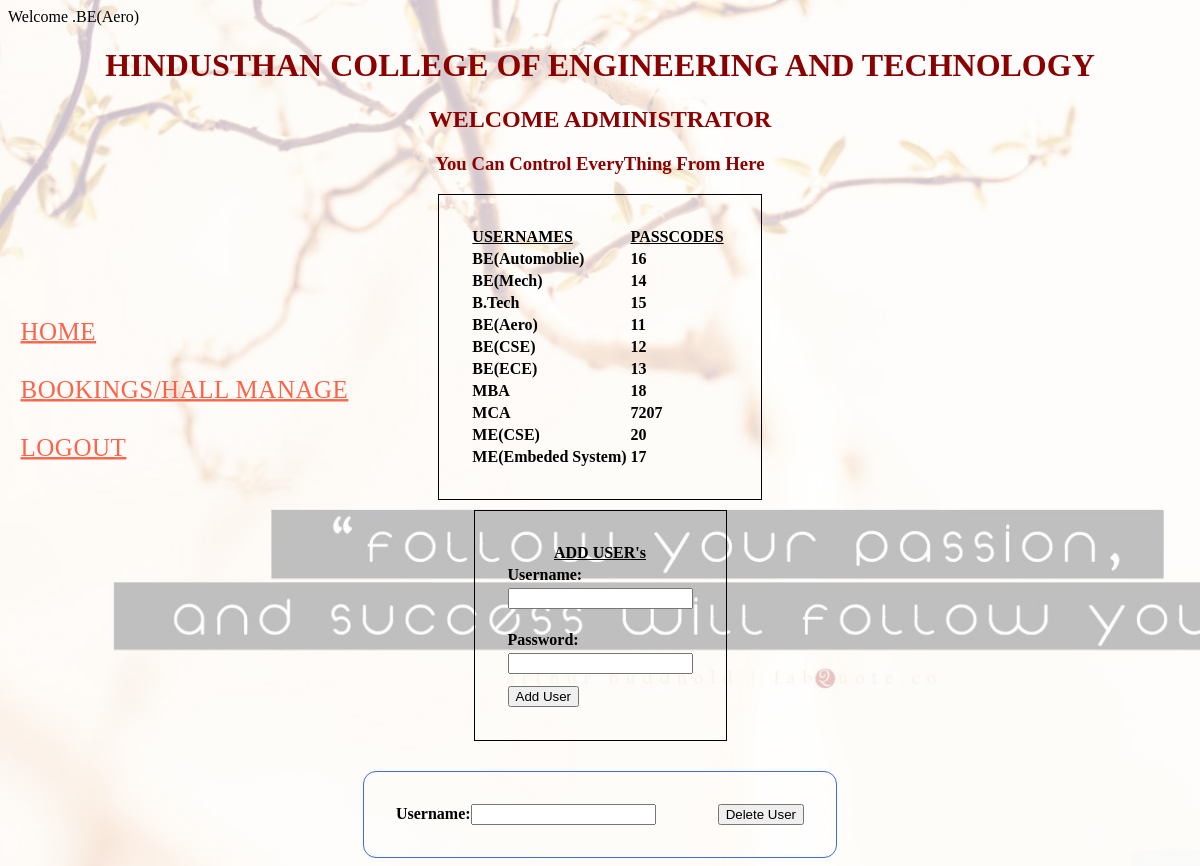
The app's page /signup.php (signed in) with its own data.
### tables this page shows
CREATE TABLE `log` (
  `username` tinytext NOT NULL,
  `password` tinytext NOT NULL,
  `passcode` decimal(5,0) NOT NULL
);

### signup.php (the view, shortened to what this page needs)
<?
$usern=$_SESSION['userlogin'];
if(!$usern):
    header ('Location:adlog.php');
else:
    echo "Welcome .$usern ";
endif;
?><!DOCTYPE html>
<html>
    <head>
    <font name="Times New Roman" color="darkred">
    <h1><center>  HINDUSTHAN COLLEGE OF ENGINEERING AND TECHNOLOGY</center></h1>
    <h2><center>   WELCOME ADMINISTRATOR </center></h2>
    <h3><center>   You Can Control EveryThing From Here </center></h3>
</head>
   <ul class="bmenu">
            <br>
            <br>
            <br>
            <br>
            <br>
            <br>
    <li><a href="signup.php">Home</a></li>
    <li><a href="adcn.php">Bookings/Hall Manage</a></li>
    <li><a href="admnlogout.php">Logout</a></li>
</ul>
<body>
    <?php
    function funct_show() {
        $db_name = "clgloginn";
        $check = mysql_connect("localhost", "root", "");
        $found = mysql_select_db($db_name, $check);
        if ($found) {
            $sql = "select * from log order by username ";
            $result = mysql_query($sql);
         echo '<table style="margin: auto;border: 1px solid #000000;padding: 30px;margin-bottom:   10px"';
         echo '<tr><td><b><u>USERNAMES</td><td><b><u>PASSCODES</td></u></b></tr>';
         while ($ok = mysql_fetch_assoc($result)) {
                echo  " <tr><td><b>$ok[username]</td><td><b>$ok[passcode]<td></tr>";
                }
                echo '</table>';
        }
    }
    funct_show();
    ?>
    <table style="margin: auto;border: 1px solid #000000;padding: 30px;margin-top:    10px">
        <form method="POST" >
            <tr>
                <td><b><center><u> ADD USER's  </u></center> </b> </td>
                </tr>
            <tr>
                <td><b>Username:</td>
            </tr>
            <tr>
                <td><input type="text" value="" name="userr"></td>
            </tr>
            <tr>
                <td><br><b>Password:</td>
            </tr>
            <tr>
                <td><input type="password" value="" name="pswdd"> </td>
            </tr>
            <tr>
                <td><input type="hidden" value=" " name="code"></td>
            </tr>
            <tr>
                <td>
                    <input type="submit" value="Add User" name="btn">
                </td>
            </tr>
    </table>
<center><table class="curvedEdges">
        <tr>
            <td> <center><b>Username:<input type="text" name="dusr"></center> </td>
        <td> <input type="submit" value="Delete User" name="dbtn"></td>
        </tr>
</center> </table>
</body>
</html>

### signup.php (style rules this page uses)
.bmenu { padding: 0px; margin: 0; position:absolute; }
.bmenu li { font-size: 50px; width: 50px; display: block; padding: 0px; white-space: normal; }
.bmenu li a { white-space: nowrap; color:tomato; display: block; text-transform: uppercase; text-align: left; text-shadow: 0px 0px 6px #fff; letter-spacing: 1px; -moz-transform: scale(0.5); -ms-transform: scale(0.5); -o-transform: scale(0.5); -webkit-transform: scale(0.5); transform: scale(0.5); -webkit-transition: all 0.6s linear; -moz-transition: all 0.6s linear; -o-transition: all 0.6s linear; -ms-transition: all 0.6s linear; transition: all 0.6s linear; }
body { background-image:url('s.jpg'); background-attachment:fixed; background-position:center; background-size:cover; background-repeat:no-repeat; }
table.curvedEdges { border:1px solid RoyalBlue;-webkit-border-radius:13px;-moz-border-radius:13px;-ms-border-radius:13px;-o-border-radius:13px;border-radius:13px;margin-top: 30px }
table.curvedEdges td, table.curvedEdges th { border-bottom:7px;padding:30px; }

### records on screen
log: username "BE(Automoblie)", passcode "16"
log: username "BE(Mech)", passcode "14"
log: username "B.Tech", passcode "15"
log: username "BE(Aero)", passcode "11"
log: username "BE(CSE)", passcode "12"
log: username "BE(ECE)", passcode "13"
log: username "MBA", passcode "18"
log: username "MCA", passcode "7207"
log: username "ME(CSE)", passcode "20"
log: username "ME(Embeded System)", passcode "17"

### other values on screen
$usern "BE(Aero)"
